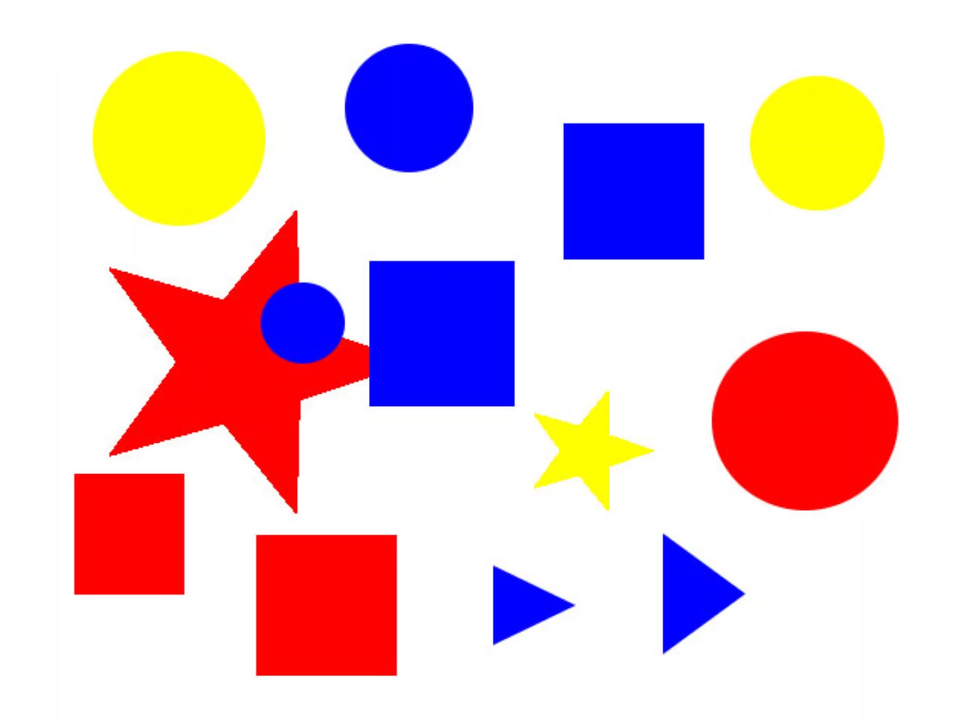
#> input picture practica2_encontrar_triangulo_marcarlo/img_c1.png, 971 x 727 px, shrunk from 1429 x 1069 before the run
$ python test_color_azul.py
#> lines starting #> are read from the running program, lines starting #| are printed output that depends on the picture; after the words box and inside, x2 and y2 are one past the last pixel; in counts of white or black regions, pixels touching at a corner belong together
import cv2
import numpy as np

#color verde
rangoMin = [100,65,75]
rangoMax = [130,255,255]


img = cv2.imread('img_c1.png',1)
#> img is the input picture: shape (727, 971, 3); mean B, G, R 207.4, 199, 230.4

#convertimos la imagen de entarda a hsv
hsv = cv2.cvtColor(img,cv2.COLOR_BGR2HSV)
#> hsv: shape (727, 971, 3); mean H, S, V 22.4, 71.6, 254.4
cv2.imshow("hsv",hsv)

#creamos mascaras para los rangos de colores
mascara = cv2.inRange(hsv,np.array(rangoMin),np.array(rangoMax))
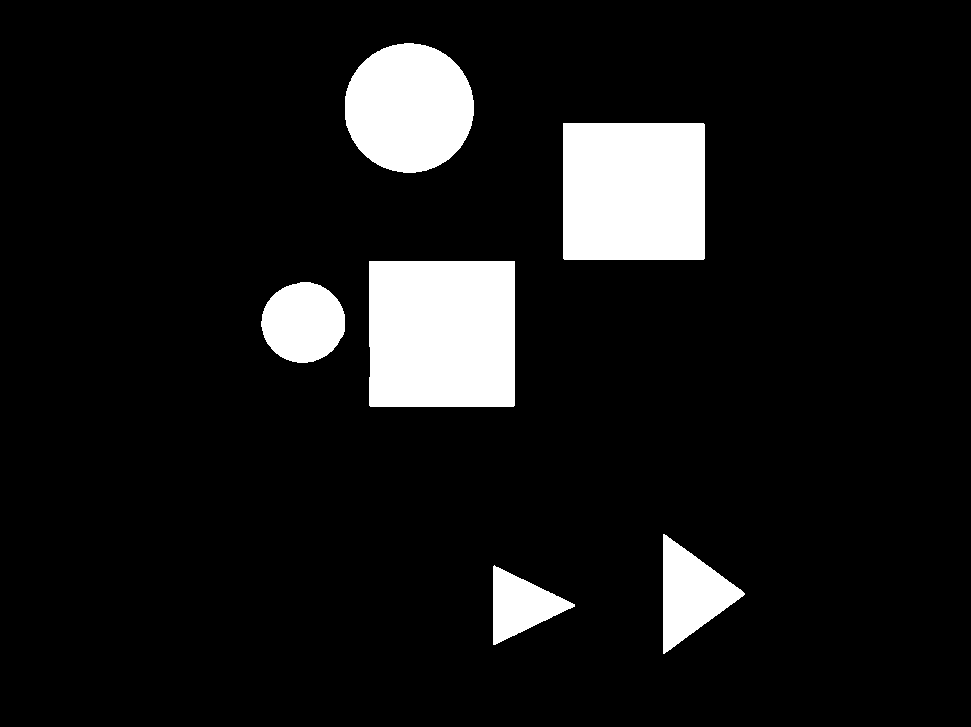
#> mascara: shape (727, 971); 9.6% white; 6 white regions, box (x1, y1, x2, y2) and area: (369, 261, 515, 407) 21284, (563, 123, 705, 260) 19451, (345, 43, 474, 173) 13186, (261, 282, 345, 363) 5271, (663, 534, 745, 654) 5092, (493, 565, 575, 645) 3403
cv2.imshow("mascara",mascara)

#aplicamos el suavizado Gaussiano para eliminar el ruido sobre las mascaras
gauss = cv2.GaussianBlur(mascara,(11,11),0)#11, 11, 15
cv2.imshow("gaus",gauss)

#ecualizar una imagen
#--------------------------------------------
imgE = cv2.equalizeHist(gauss)
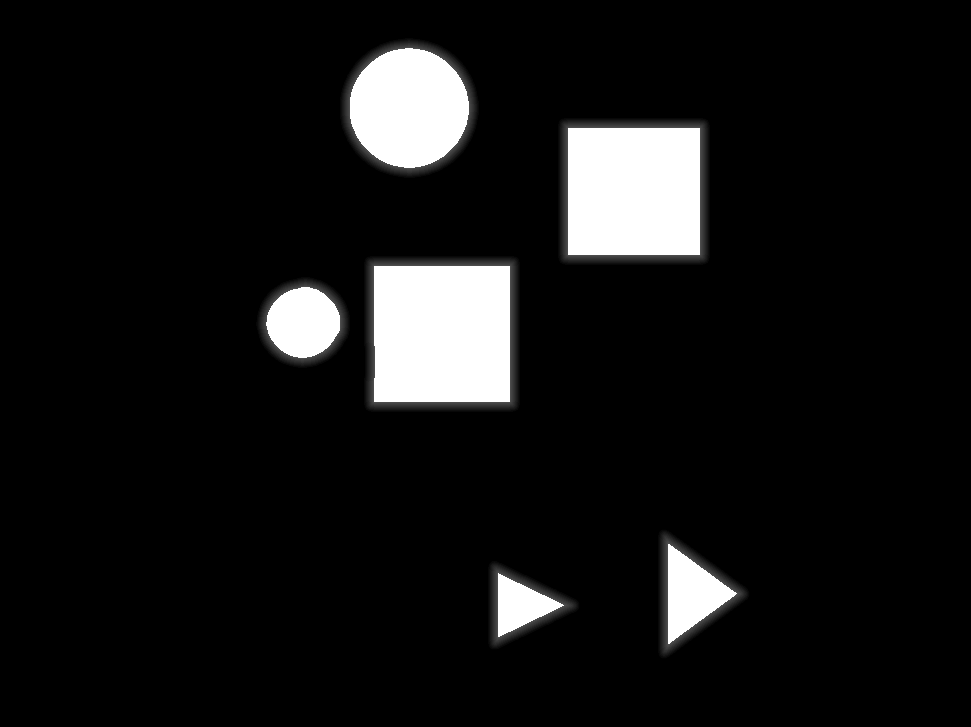
#> imgE: shape (727, 971); min 0, max 255, mean 21.6
cv2.imshow("imgE - equalizado",imgE)
#--------------------------------------------

#Calcular el detector de bordes Canny con OpenCV
canny = cv2.Canny(imgE,50,360) #50-350, 50-370, 50-355
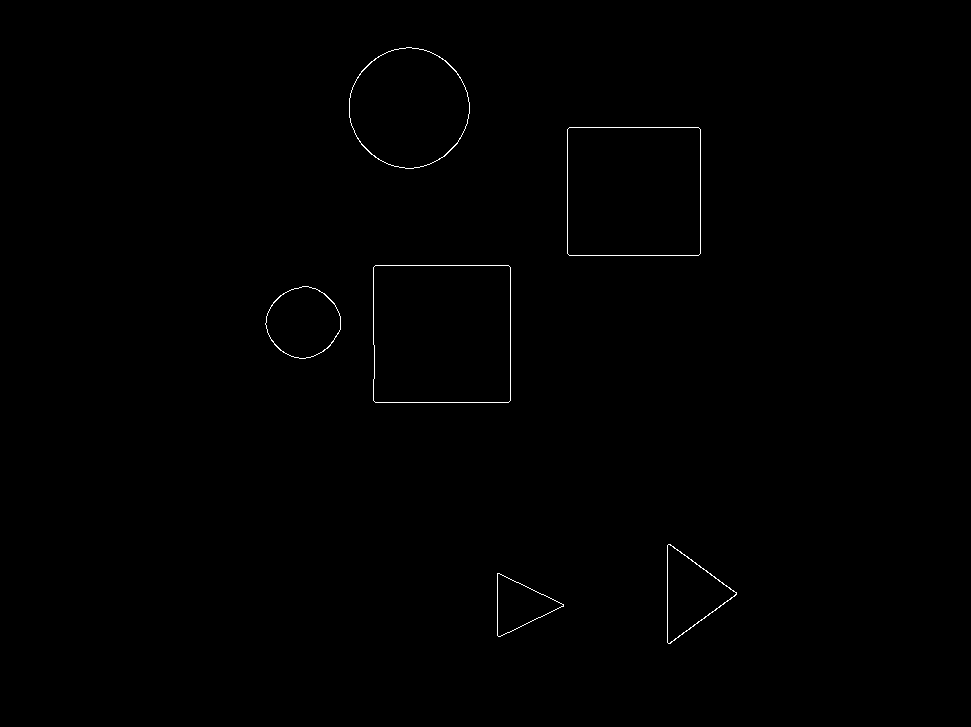
#> canny: shape (727, 971); 0.31% white in thin lines or dots, all inside (x1, y1, x2, y2) = (265, 47, 737, 644)
cv2.imshow("canny",canny)

contornos,hier = cv2.findContours(canny.copy(),cv2.RETR_EXTERNAL,cv2.CHAIN_APPROX_SIMPLE)
#> contornos = 6 contours; box (x1, y1, x2, y2) and area: (373, 265, 511, 403) 18727, (567, 127, 701, 256) 17016, (349, 47, 470, 169) 11213, (265, 286, 341, 359) 4042, (667, 544, 737, 644) 3596, (497, 573, 564, 637) 2183
print(len(contornos))
#| 6

areas = [cv2.contourArea(c) for c in contornos]
#> areas = [2183, 3596.5, 4042.5, 18727, 17016, 11213]

i=0
for extension in areas:
    print("ex ", extension)
    if extension > 5:
        actual = contornos[i]
        approx = cv2.approxPolyDP(actual,0.05*cv2.arcLength(actual,True),True)
        #if len(approx)>=3:
        cv2.drawContours(img,[actual],0,(0,0,0),2)
        cv2.drawContours(mascara,[actual],0,(0,0,0),2)
        i+=1
#> this loop made 6 passes
#> (extension, approx) on passes 1 to 6: (2183, [[497, 573], [498, 636], [563, 606]]), (3596.5, [[668, 544], [670, 643], [736, 592]]), (4042.5, [[308, 286], [265, 323], [299, 358], [340, 329]]), (18727, [[375, 265], [373, 400], [508, 402], [510, 267]]), (17016, [[567, 129], [569, 255], [700, 253], [698, 127]]), (11213, [[406, 47], [349, 117], [413, 168], [469, 102]])
#| ex  2183.0
#| ex  3596.5
#| ex  4042.5
#| ex  18727.0
#| ex  17016.0
#| ex  11213.0
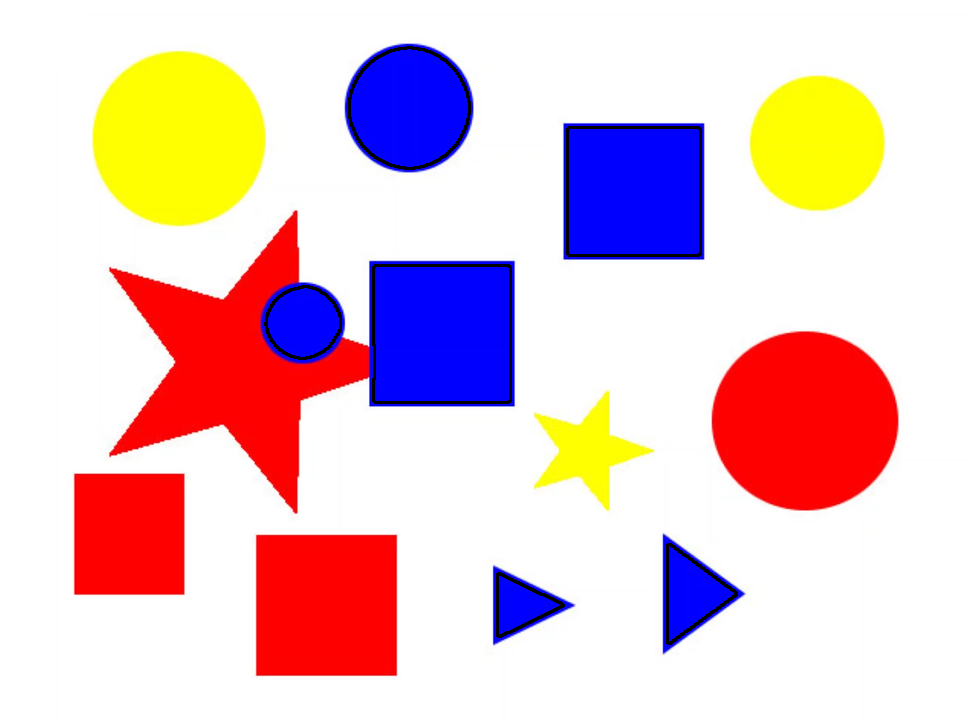
#> img: shape (727, 971, 3); 0.98% of pixels changed, all inside (x1, y1, x2, y2) = (264, 46, 738, 645)
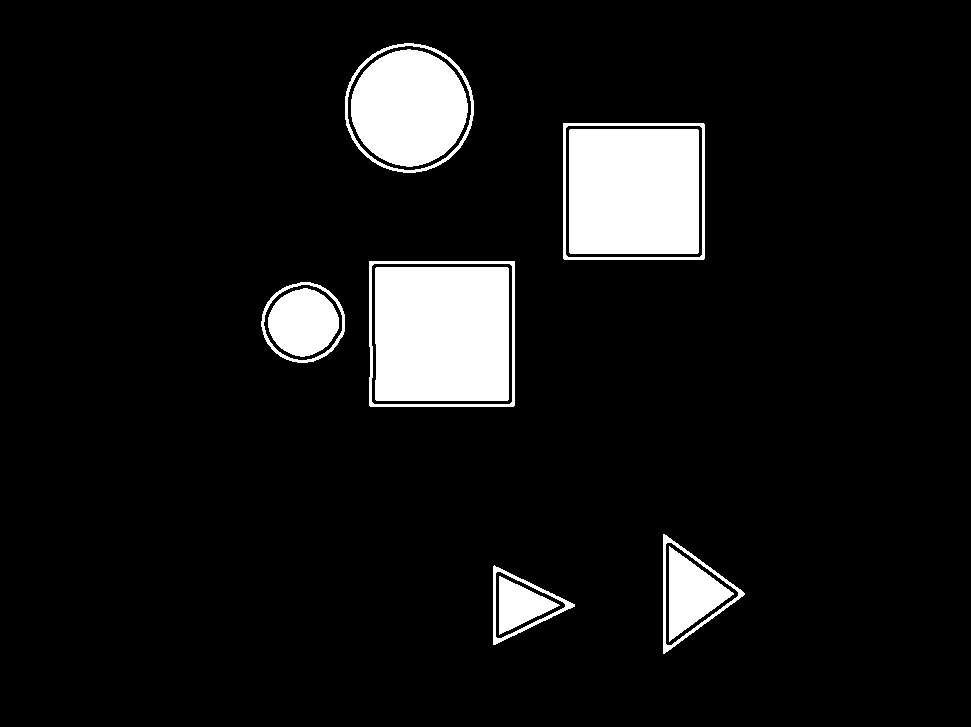
#> mascara: shape (727, 971); 8.6% white; 12 white regions, largest, box (x1, y1, x2, y2) and area: (375, 267, 509, 401) 17916, (569, 129, 699, 254) 16246, (351, 49, 468, 167) 10572
#> after the loop, i = 6

cv2.imshow('ImagenOriginal',img)
cv2.waitKey(0)
cv2.destroyAllWindows()

$ run again, with practica2_encontrar_triangulo_marcarlo/entrada.png copied over practica2_encontrar_triangulo_marcarlo/img_c1.png
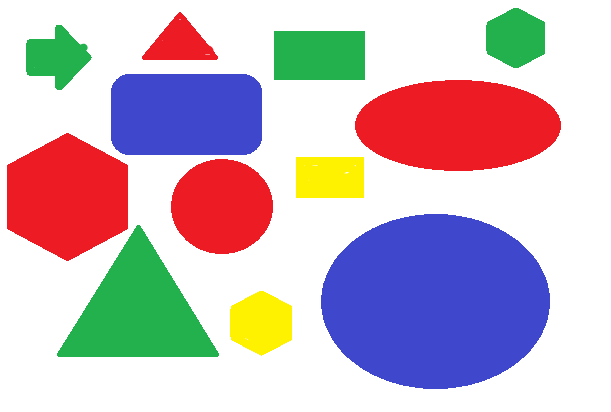
#> input picture practica2_encontrar_triangulo_marcarlo/entrada.png, 611 x 412 px
#> img is the input picture: shape (412, 611, 3); mean B, G, R 194.1, 184.2, 201
#> hsv: shape (412, 611, 3); mean H, S, V 52.3, 85.5, 237.2
#> `canny = cv2.Canny(imgE,50,360)`:
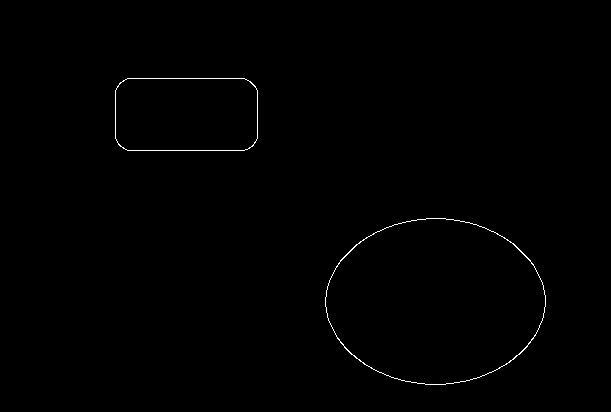
#> canny: shape (412, 611); 0.41% white in thin lines or dots, all inside (x1, y1, x2, y2) = (115, 78, 546, 385)
#> contornos = 2 contours; box (x1, y1, x2, y2) and area: (325, 218, 546, 385) 28323, (115, 78, 258, 151) 10002
#| 2
#> areas = [28323, 10001.5]
#> the loop `for extension in areas:` made 2 passes
#> (extension, approx, i) on pass 2: (10001.5, [[115, 90], [127, 150], [257, 138], [244, 78]], 2)
#> (printed output is left out)
#> after the loop `for extension in areas:`:
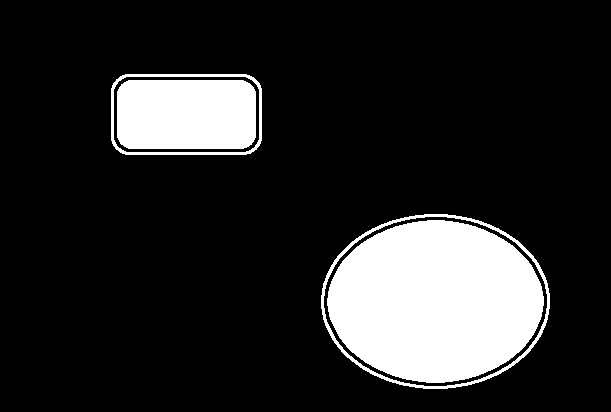
#> mascara: shape (412, 611); 15.9% white; 4 white regions, box (x1, y1, x2, y2) and area: (327, 220, 544, 383) 27287, (117, 80, 256, 149) 9387, (321, 214, 550, 389) 2070, (111, 74, 262, 155) 1300
#> after the loop `for extension in areas:`: i = 2

$ run again, with practica2_encontrar_triangulo_marcarlo/img_a.png copied over practica2_encontrar_triangulo_marcarlo/img_c1.png
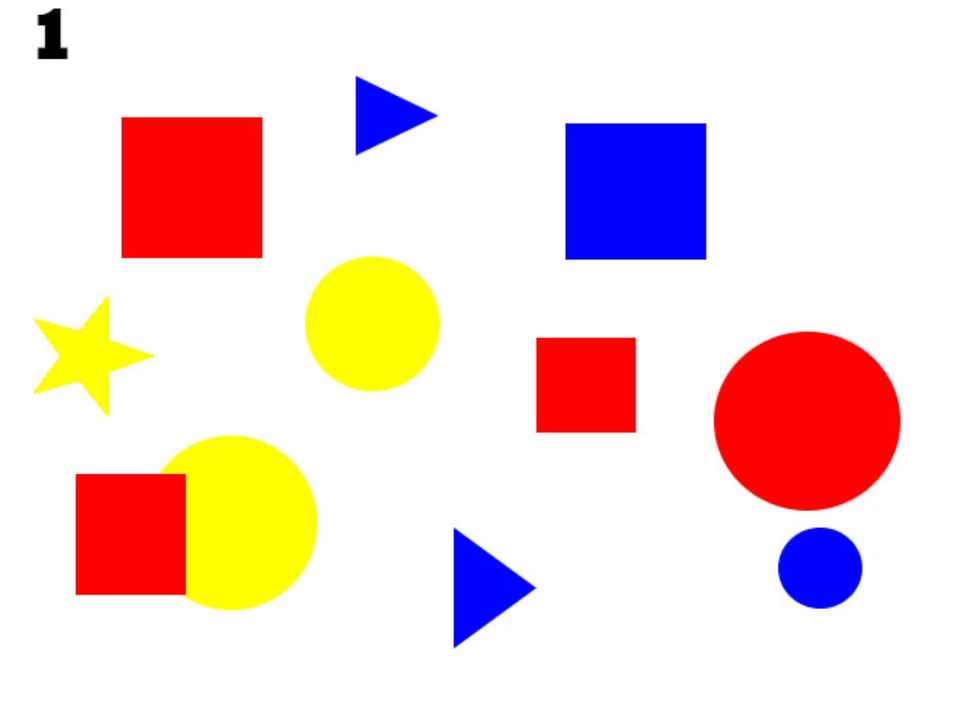
#> input picture practica2_encontrar_triangulo_marcarlo/img_a.png, 972 x 726 px, shrunk from 1429 x 1067 before the run
#> img is the input picture: shape (726, 972, 3); mean B, G, R 215.4, 217.8, 242.5
#> hsv: shape (726, 972, 3); mean H, S, V 13.4, 51.1, 254.3
#> `canny = cv2.Canny(imgE,50,360)`:
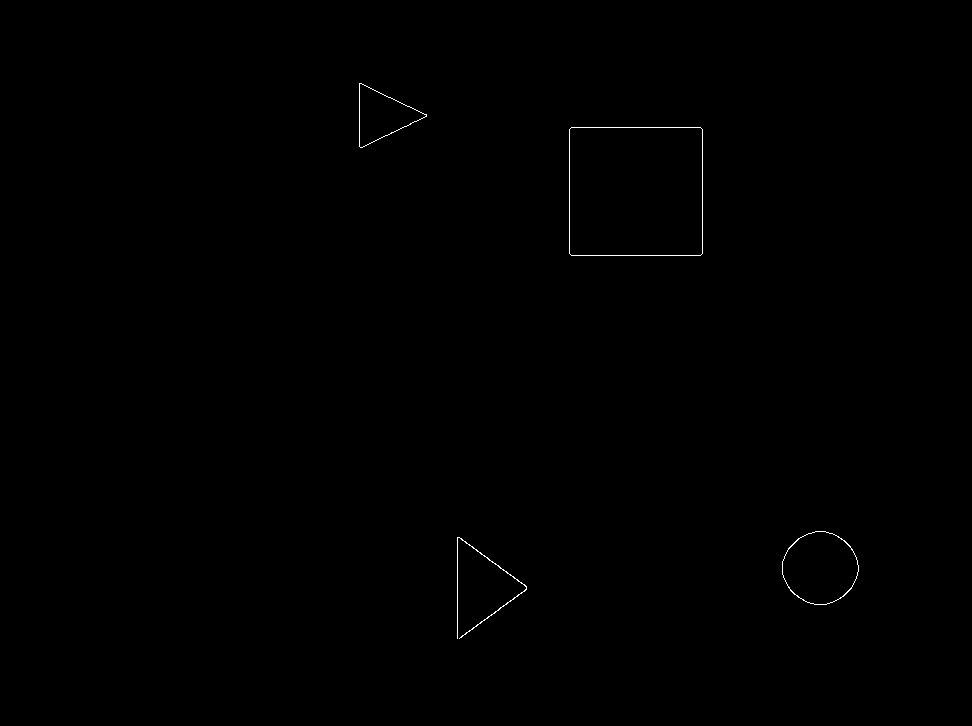
#> canny: shape (726, 972); 0.18% white in thin lines or dots, all inside (x1, y1, x2, y2) = (359, 83, 859, 639)
#> contornos = 4 contours; box (x1, y1, x2, y2) and area: (569, 127, 703, 256) 17016, (782, 531, 859, 605) 4256, (359, 83, 427, 148) 2232, (457, 537, 527, 639) 64
#| 4
#> areas = [63.5, 4255.5, 17016, 2231.5]
#> the loop `for extension in areas:` made 4 passes
#> (extension, approx) on passes 2 to 4: (4255.5, [[815, 531], [782, 574], [826, 604], [858, 565]]), (17016, [[569, 129], [571, 255], [702, 253], [700, 127]]), (2231.5, [[359, 83], [360, 147], [426, 116]])
#> (printed output is left out)
#> after the loop `for extension in areas:`:
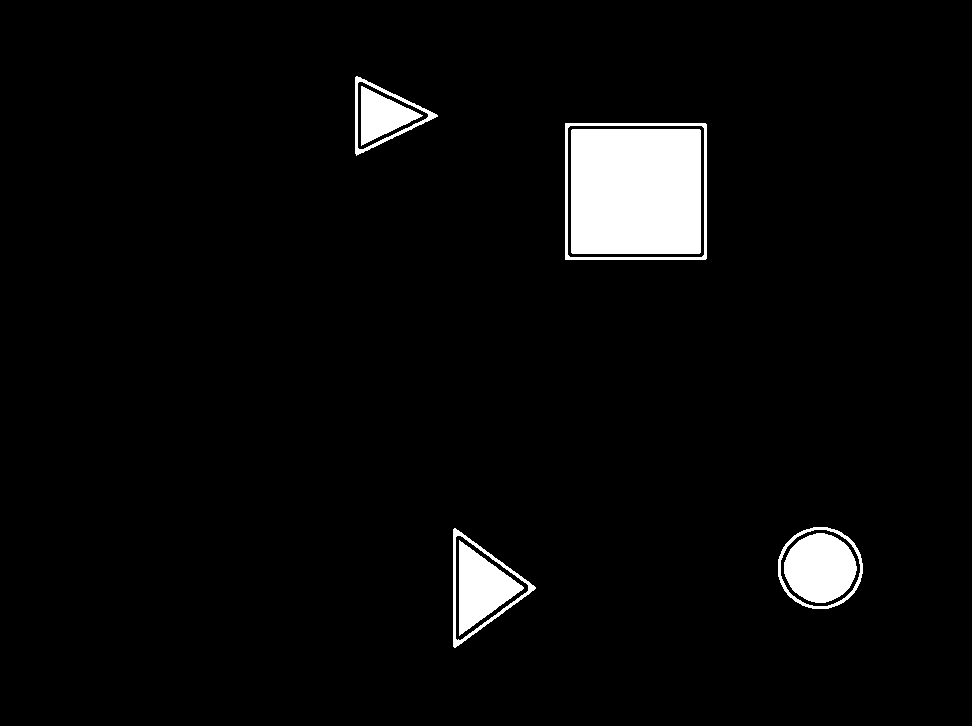
#> mascara: shape (726, 972); 4.2% white; 8 white regions, largest, box (x1, y1, x2, y2) and area: (571, 129, 701, 254) 16246, (784, 533, 857, 603) 3863, (459, 540, 524, 636) 3176
#> after the loop `for extension in areas:`: i = 4
